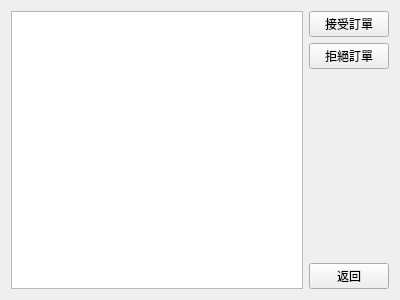
<?xml version="1.0" encoding="UTF-8"?>
<ui version="4.0">
 <class>OrderManagementForm</class>
 <widget class="QWidget" name="OrderManagementForm">
  <property name="geometry">
   <rect>
    <x>0</x>
    <y>0</y>
    <width>400</width>
    <height>300</height>
   </rect>
  </property>
  <property name="windowTitle">
   <string>Form</string>
  </property>
  <layout class="QHBoxLayout" name="horizontalLayout">
   <item>
    <widget class="QTableView" name="tableView"/>
   </item>
   <item>
    <layout class="QVBoxLayout" name="verticalLayout">
     <item>
      <widget class="QPushButton" name="pushButton">
       <property name="text">
        <string>接受訂單</string>
       </property>
      </widget>
     </item>
     <item>
      <widget class="QPushButton" name="pushButton_2">
       <property name="text">
        <string>拒絕訂單</string>
       </property>
      </widget>
     </item>
     <item>
      <spacer name="verticalSpacer">
       <property name="orientation">
        <enum>Qt::Vertical</enum>
       </property>
       <property name="sizeHint" stdset="0">
        <size>
         <width>20</width>
         <height>40</height>
        </size>
       </property>
      </spacer>
     </item>
     <item>
      <widget class="QPushButton" name="pushButton_3">
       <property name="text">
        <string>返回</string>
       </property>
      </widget>
     </item>
    </layout>
   </item>
  </layout>
 </widget>
 <resources/>
 <connections/>
</ui>
